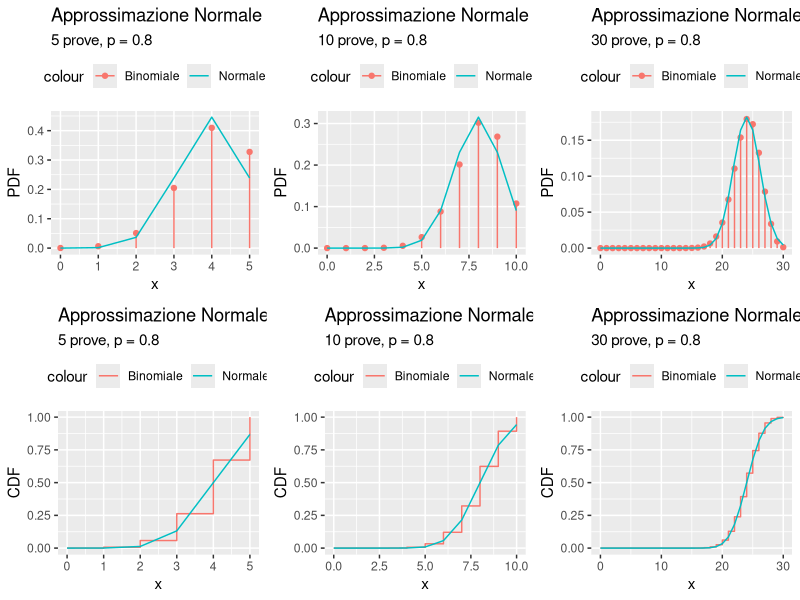

Generate this figure with R:
# Approssimazione di una variabile binomiale con una variabile normale

# Supponiamo che X1, X2... Xn siano una sequenza di variabili casuali indipendenti e identicamente
# distribuite secondo una distribuzione di Bernoulli con probabilità di successo p. 
# La somma X = X1 + X2 + ... + Xn segue una distribuzione binomiale con n prove e probabilità di successo p.
# Quando n è grande, possiamo approssimare X con una distribuzione normale di media np e varianza np(1-p).

# A. Dimostrazione che una variabile casuale normale può approssimare una variabile binomiale
#    Utilizziamo diversi numeri di prove: n1 = 5, n2 = 10, n3 = 30.

p <- 0.8  # Probabilità di successo
n1 <- 5   # Numero di prove
n2 <- 10  # Numero di prove
n3 <- 30  # Numero di prove

# Calcolo della media per ciascuna distribuzione binomiale
mu1 <- n1 * p  # Media per n1
mu2 <- n2 * p  # Media per n2
mu3 <- n3 * p  # Media per n3

# Calcolo della varianza per ciascuna distribuzione binomiale
var1 <- n1 * p * (1 - p)  # Varianza per n1
var2 <- n2 * p * (1 - p)  # Varianza per n2
var3 <- n3 * p * (1 - p)  # Varianza per n3

# B. Creazione di una figura con 6 pannelli (2 righe x 3 colonne):
#    - La prima riga mostra le funzioni di massa di probabilità (PMF) binomiali
#    - La seconda riga mostra le funzioni di distribuzione cumulativa (CDF) binomiali con le relative normali

library(ggplot2)

# Creazione di dataframe per rappresentare PMF e CDF per n1, n2 e n3

df1 <- data.frame("x" = 0:n1,
    "pdf_bin" = dbinom(0:n1, size = n1, p = p),  # PMF della binomiale
    "cdf_bin" = pbinom(0:n1, size = n1, p = p),  # CDF della binomiale
    "pdf_norm" = dnorm(0:n1, mean = mu1, sd = sqrt(var1)),  # PDF della normale approssimante
    "cdf_norm" = pnorm(0:n1, mean = mu1, sd = sqrt(var1)))  # CDF della normale approssimante

# Stessa procedura per n2 e n3
df2 <- data.frame("x" = 0:n2,
    "pdf_bin" = dbinom(0:n2, size = n2, p = p),
    "cdf_bin" = pbinom(0:n2, size = n2, p = p),
    "pdf_norm" = dnorm(0:n2, mean = mu2, sd = sqrt(var2)),
    "cdf_norm" = pnorm(0:n2, mean = mu2, sd = sqrt(var2)))

df3 <- data.frame("x" = 0:n3,
    "pdf_bin" = dbinom(0:n3, size = n3, p = p),
    "cdf_bin" = pbinom(0:n3, size = n3, p = p),
    "pdf_norm" = dnorm(0:n3, mean = mu3, sd = sqrt(var3)),
    "cdf_norm" = pnorm(0:n3, mean = mu3, sd = sqrt(var3)))

# Creazione dei grafici delle PMF
# - geom_point(): mostra i punti della distribuzione binomiale
# - geom_segment(): collega ogni punto all'asse x per migliorare la leggibilità
# - geom_line(): traccia la curva della normale approssimante

g_pdf1 <- ggplot(data = df1, aes(x = x, y = pdf_bin)) +
    geom_point(aes(color = "Binomiale")) + 
    geom_segment(aes(xend = x, y = 0, yend = pdf_bin, color = "Binomiale")) +
    geom_line(aes(y = pdf_norm, col = "Normale")) + 
    theme(legend.position = "top") + 
    labs(title = "Approssimazione Normale della Binomiale", 
         subtitle = paste(n1, "prove, p =", p), y = "PDF")

# Stessa procedura per gli altri due grafici della PMF
g_pdf2 <- ggplot(data = df2, aes(x = x, y = pdf_bin)) +
    geom_point(aes(color = "Binomiale")) + 
    geom_segment(aes(xend = x, y = 0, yend = pdf_bin, color = "Binomiale")) +
    geom_line(aes(y = pdf_norm, col = "Normale")) + 
    theme(legend.position = "top") + 
    labs(title = "Approssimazione Normale della Binomiale", 
         subtitle = paste(n2, "prove, p =", p), y = "PDF")

g_pdf3 <- ggplot(data = df3, aes(x = x, y = pdf_bin)) +
    geom_point(aes(color = "Binomiale")) + 
    geom_segment(aes(xend = x, y = 0, yend = pdf_bin, color = "Binomiale")) +
    geom_line(aes(y = pdf_norm, col = "Normale")) + 
    theme(legend.position = "top") + 
    labs(title = "Approssimazione Normale della Binomiale", 
         subtitle = paste(n3, "prove, p =", p), y = "PDF")

# Creazione dei grafici delle CDF
# - geom_step(): disegna la CDF binomiale a gradini
# - geom_line(): traccia la CDF della normale approssimante

g_cdf1 <- ggplot(data = df1, aes(x = x, y = cdf_bin)) +
    geom_step(aes(color = "Binomiale")) + 
    geom_line(aes(y = cdf_norm, color = "Normale")) +
    theme(legend.position = "top") + 
    labs(title = "Approssimazione Normale della Binomiale", 
         subtitle = paste(n1, "prove, p =", p), y = "CDF")

# Stessa procedura per gli altri due grafici della CDF
g_cdf2 <- ggplot(data = df2, aes(x = x, y = cdf_bin)) +
    geom_step(aes(color = "Binomiale")) + 
    geom_line(aes(y = cdf_norm, color = "Normale")) +
    theme(legend.position = "top") + 
    labs(title = "Approssimazione Normale della Binomiale", 
         subtitle = paste(n2, "prove, p =", p), y = "CDF")

g_cdf3 <- ggplot(data = df3, aes(x = x, y = cdf_bin)) +
    geom_step(aes(color = "Binomiale")) + 
    geom_line(aes(y = cdf_norm, color = "Normale")) +
    theme(legend.position = "top") + 
    labs(title = "Approssimazione Normale della Binomiale", 
         subtitle = paste(n3, "prove, p =", p), y = "CDF")

# Creazione della figura con 6 pannelli
library(cowplot)
plot_grid(g_pdf1, g_pdf2, g_pdf3, g_cdf1, g_cdf2, g_cdf3, nrow = 2, ncol = 3)
